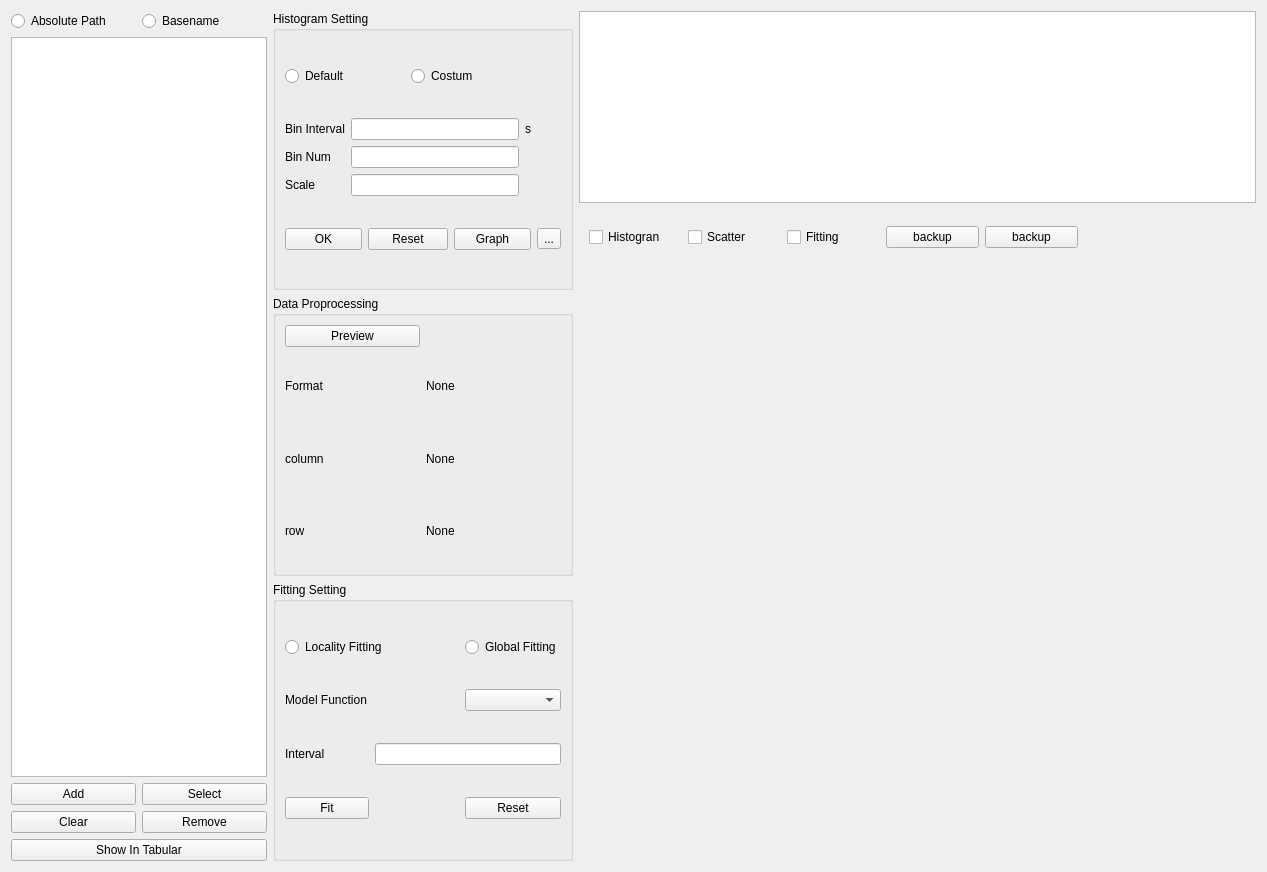
<?xml version="1.0" encoding="UTF-8"?>
<ui version="4.0">
 <class>Form</class>
 <widget class="QWidget" name="Form">
  <property name="geometry">
   <rect>
    <x>0</x>
    <y>0</y>
    <width>1267</width>
    <height>872</height>
   </rect>
  </property>
  <property name="windowTitle">
   <string>Form</string>
  </property>
  <layout class="QGridLayout" name="gridLayout_8">
   <item row="0" column="0">
    <layout class="QGridLayout" name="gridLayout">
     <item row="0" column="0">
      <widget class="QRadioButton" name="radioButton">
       <property name="text">
        <string>Absolute Path</string>
       </property>
      </widget>
     </item>
     <item row="0" column="1">
      <widget class="QRadioButton" name="radioButton_2">
       <property name="text">
        <string>Basename</string>
       </property>
      </widget>
     </item>
     <item row="1" column="0" colspan="2">
      <widget class="QListView" name="listView"/>
     </item>
     <item row="2" column="0">
      <widget class="QPushButton" name="pushButton">
       <property name="text">
        <string>Add</string>
       </property>
      </widget>
     </item>
     <item row="2" column="1">
      <widget class="QPushButton" name="pushButton_4">
       <property name="text">
        <string>Select</string>
       </property>
      </widget>
     </item>
     <item row="3" column="0">
      <widget class="QPushButton" name="pushButton_2">
       <property name="text">
        <string>Clear</string>
       </property>
      </widget>
     </item>
     <item row="3" column="1">
      <widget class="QPushButton" name="pushButton_3">
       <property name="text">
        <string>Remove</string>
       </property>
      </widget>
     </item>
     <item row="4" column="0" colspan="2">
      <widget class="QPushButton" name="pushButton_5">
       <property name="text">
        <string>Show In Tabular</string>
       </property>
      </widget>
     </item>
    </layout>
   </item>
   <item row="0" column="1">
    <layout class="QGridLayout" name="gridLayout_6">
     <item row="0" column="0">
      <widget class="QGroupBox" name="groupBox">
       <property name="sizePolicy">
        <sizepolicy hsizetype="Fixed" vsizetype="Preferred">
         <horstretch>0</horstretch>
         <verstretch>0</verstretch>
        </sizepolicy>
       </property>
       <property name="minimumSize">
        <size>
         <width>300</width>
         <height>0</height>
        </size>
       </property>
       <property name="maximumSize">
        <size>
         <width>300</width>
         <height>16777215</height>
        </size>
       </property>
       <property name="title">
        <string>Histogram Setting</string>
       </property>
       <layout class="QGridLayout" name="gridLayout_3">
        <item row="0" column="0" colspan="2">
         <widget class="QRadioButton" name="radioButton_3">
          <property name="text">
           <string>Default</string>
          </property>
         </widget>
        </item>
        <item row="0" column="2" colspan="3">
         <widget class="QRadioButton" name="radioButton_4">
          <property name="text">
           <string>Costum</string>
          </property>
         </widget>
        </item>
        <item row="1" column="0" colspan="4">
         <layout class="QGridLayout" name="gridLayout_2">
          <item row="0" column="0">
           <widget class="QLabel" name="label">
            <property name="text">
             <string>Bin Interval</string>
            </property>
           </widget>
          </item>
          <item row="0" column="1">
           <widget class="QLineEdit" name="lineEdit"/>
          </item>
          <item row="0" column="2">
           <widget class="QLabel" name="label_4">
            <property name="text">
             <string>s</string>
            </property>
           </widget>
          </item>
          <item row="1" column="0">
           <widget class="QLabel" name="label_3">
            <property name="text">
             <string>Bin Num</string>
            </property>
           </widget>
          </item>
          <item row="1" column="1">
           <widget class="QLineEdit" name="lineEdit_3"/>
          </item>
          <item row="2" column="0">
           <widget class="QLabel" name="label_6">
            <property name="text">
             <string>Scale</string>
            </property>
           </widget>
          </item>
          <item row="2" column="1">
           <widget class="QLineEdit" name="lineEdit_4"/>
          </item>
         </layout>
        </item>
        <item row="2" column="0">
         <widget class="QPushButton" name="pushButton_6">
          <property name="text">
           <string>OK</string>
          </property>
         </widget>
        </item>
        <item row="2" column="1" colspan="2">
         <widget class="QPushButton" name="pushButton_7">
          <property name="text">
           <string>Reset</string>
          </property>
         </widget>
        </item>
        <item row="2" column="3">
         <widget class="QPushButton" name="pushButton_13">
          <property name="text">
           <string>Graph</string>
          </property>
         </widget>
        </item>
        <item row="2" column="4">
         <widget class="QToolButton" name="toolButton">
          <property name="text">
           <string>...</string>
          </property>
         </widget>
        </item>
       </layout>
      </widget>
     </item>
     <item row="1" column="0">
      <widget class="QGroupBox" name="groupBox_2">
       <property name="sizePolicy">
        <sizepolicy hsizetype="Fixed" vsizetype="Preferred">
         <horstretch>0</horstretch>
         <verstretch>0</verstretch>
        </sizepolicy>
       </property>
       <property name="minimumSize">
        <size>
         <width>300</width>
         <height>0</height>
        </size>
       </property>
       <property name="maximumSize">
        <size>
         <width>300</width>
         <height>16777215</height>
        </size>
       </property>
       <property name="title">
        <string>Data Proprocessing</string>
       </property>
       <layout class="QGridLayout" name="gridLayout_4">
        <item row="0" column="0">
         <widget class="QPushButton" name="pushButton_12">
          <property name="text">
           <string>Preview</string>
          </property>
         </widget>
        </item>
        <item row="1" column="0">
         <widget class="QLabel" name="label_9">
          <property name="text">
           <string>Format</string>
          </property>
         </widget>
        </item>
        <item row="1" column="1">
         <widget class="QLabel" name="label_12">
          <property name="text">
           <string>None</string>
          </property>
         </widget>
        </item>
        <item row="2" column="0">
         <widget class="QLabel" name="label_10">
          <property name="text">
           <string>column</string>
          </property>
         </widget>
        </item>
        <item row="2" column="1">
         <widget class="QLabel" name="label_13">
          <property name="text">
           <string>None</string>
          </property>
         </widget>
        </item>
        <item row="3" column="0">
         <widget class="QLabel" name="label_11">
          <property name="text">
           <string>row</string>
          </property>
         </widget>
        </item>
        <item row="3" column="1">
         <widget class="QLabel" name="label_14">
          <property name="text">
           <string>None</string>
          </property>
         </widget>
        </item>
       </layout>
      </widget>
     </item>
     <item row="2" column="0">
      <widget class="QGroupBox" name="groupBox_3">
       <property name="minimumSize">
        <size>
         <width>300</width>
         <height>0</height>
        </size>
       </property>
       <property name="title">
        <string>Fitting Setting</string>
       </property>
       <layout class="QGridLayout" name="gridLayout_5">
        <item row="0" column="0" colspan="2">
         <widget class="QRadioButton" name="radioButton_5">
          <property name="text">
           <string>Locality Fitting</string>
          </property>
         </widget>
        </item>
        <item row="0" column="2">
         <widget class="QRadioButton" name="radioButton_6">
          <property name="text">
           <string>Global Fitting</string>
          </property>
         </widget>
        </item>
        <item row="1" column="0">
         <widget class="QLabel" name="label_7">
          <property name="text">
           <string>Model Function</string>
          </property>
         </widget>
        </item>
        <item row="1" column="2">
         <widget class="QComboBox" name="comboBox"/>
        </item>
        <item row="2" column="0">
         <widget class="QLabel" name="label_8">
          <property name="text">
           <string>Interval</string>
          </property>
         </widget>
        </item>
        <item row="2" column="1" colspan="2">
         <widget class="QLineEdit" name="lineEdit_5"/>
        </item>
        <item row="3" column="0">
         <widget class="QPushButton" name="pushButton_10">
          <property name="text">
           <string>Fit</string>
          </property>
         </widget>
        </item>
        <item row="3" column="2">
         <widget class="QPushButton" name="pushButton_11">
          <property name="text">
           <string>Reset</string>
          </property>
         </widget>
        </item>
       </layout>
      </widget>
     </item>
    </layout>
   </item>
   <item row="0" column="2">
    <layout class="QGridLayout" name="gridLayout_7">
     <item row="0" column="0">
      <widget class="QTextEdit" name="textEdit">
       <property name="sizePolicy">
        <sizepolicy hsizetype="Expanding" vsizetype="Fixed">
         <horstretch>0</horstretch>
         <verstretch>0</verstretch>
        </sizepolicy>
       </property>
      </widget>
     </item>
     <item row="1" column="0">
      <widget class="QWidget" name="widget" native="true">
       <widget class="QWidget" name="layoutWidget">
        <property name="geometry">
         <rect>
          <x>10</x>
          <y>10</y>
          <width>489</width>
          <height>36</height>
         </rect>
        </property>
        <layout class="QHBoxLayout" name="horizontalLayout">
         <item>
          <widget class="QCheckBox" name="checkBox">
           <property name="text">
            <string>Histogran</string>
           </property>
          </widget>
         </item>
         <item>
          <widget class="QCheckBox" name="checkBox_2">
           <property name="text">
            <string>Scatter</string>
           </property>
          </widget>
         </item>
         <item>
          <widget class="QCheckBox" name="checkBox_3">
           <property name="text">
            <string>Fitting</string>
           </property>
          </widget>
         </item>
         <item>
          <widget class="QPushButton" name="pushButton_8">
           <property name="text">
            <string>backup</string>
           </property>
          </widget>
         </item>
         <item>
          <widget class="QPushButton" name="pushButton_9">
           <property name="text">
            <string>backup</string>
           </property>
          </widget>
         </item>
        </layout>
       </widget>
      </widget>
     </item>
    </layout>
   </item>
  </layout>
 </widget>
 <resources/>
 <connections/>
</ui>
